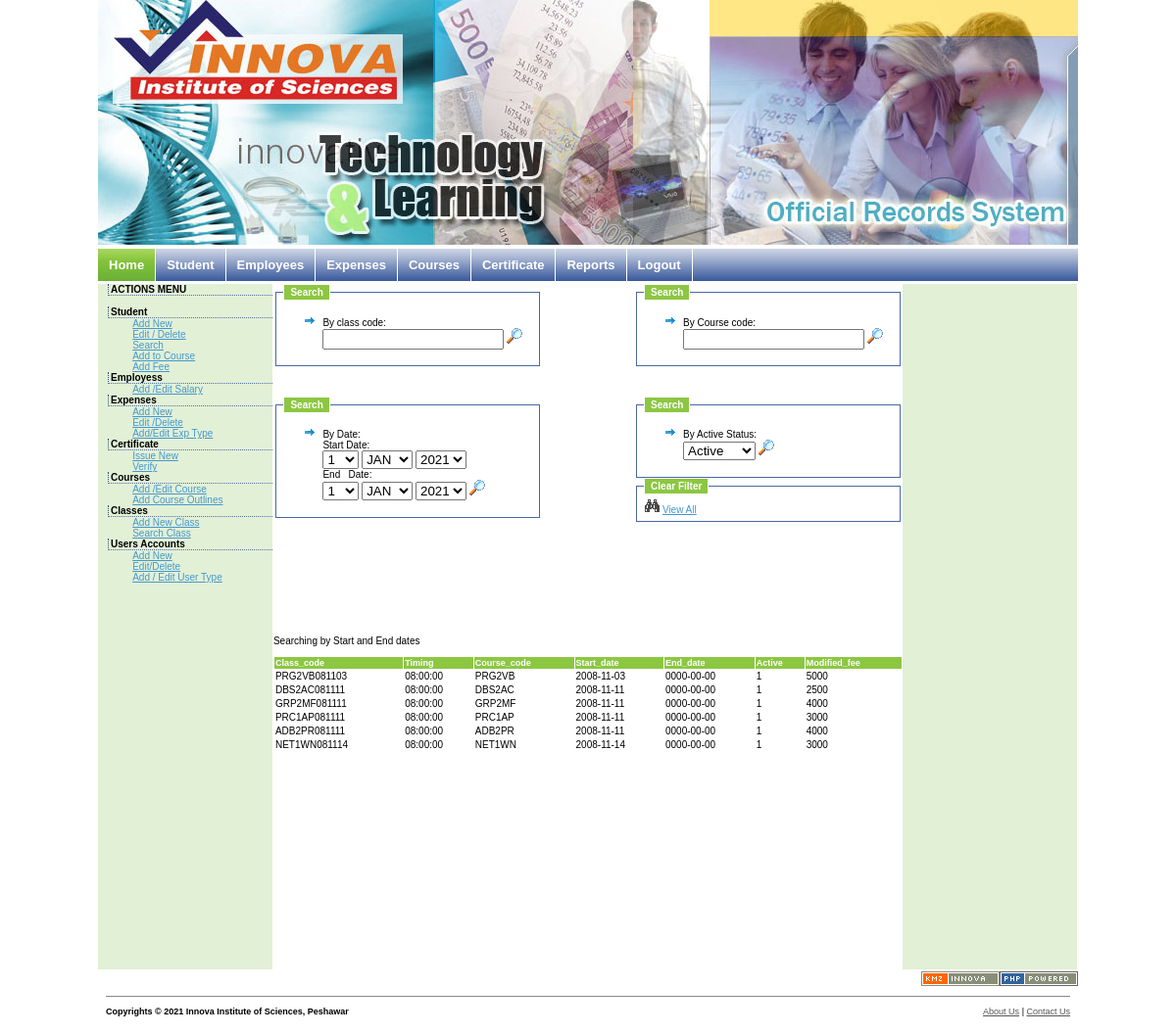
The app's page /searchclass.php with its own data.
### tables this page shows
CREATE TABLE IF NOT EXISTS `classes` (
  `class_code` varchar(20) NOT NULL default '',
  `timing` time default NULL,
  `course_code` varchar(15) default NULL,
  `start_date` date default NULL,
  `end_date` date default NULL,
  `active` int(1) default NULL,
  `modified_fee` int(11) default NULL,
  PRIMARY KEY  (`class_code`)
);

### searchclass.php (the view, shortened to what this page needs)
<?php require_once('Connections/conn.php'); ?>
<?php
$currentPage = $_SERVER["PHP_SELF"];
$Start_Date="";
$maxRows_Rs_getClassesBetweenDates = 10;
$pageNum_Rs_getClassesBetweenDates = 0;
$startRow_Rs_getClassesBetweenDates = $pageNum_Rs_getClassesBetweenDates * $maxRows_Rs_getClassesBetweenDates;
$query_Rs_getClassesBetweenDates = "SELECT * FROM classes WHERE start_date >='".$Start_Date."' AND  end_date<='".$Start_Date."' ORDER BY end_date DESC";
$query_limit_Rs_getClassesBetweenDates = sprintf("%s LIMIT %d, %d", $query_Rs_getClassesBetweenDates, $startRow_Rs_getClassesBetweenDates, $maxRows_Rs_getClassesBetweenDates);
$Rs_getClassesBetweenDates = mysql_query($query_limit_Rs_getClassesBetweenDates, $conn) or die(mysql_error());
$row_Rs_getClassesBetweenDates = mysql_fetch_assoc($Rs_getClassesBetweenDates);
if (isset($_GET['totalRows_Rs_getClassesBetweenDates'])) {
  $totalRows_Rs_getClassesBetweenDates = $_GET['totalRows_Rs_getClassesBetweenDates'];
} else {
  $all_Rs_getClassesBetweenDates = mysql_query($query_Rs_getClassesBetweenDates);
  $totalRows_Rs_getClassesBetweenDates = mysql_num_rows($all_Rs_getClassesBetweenDates);
}
$totalPages_Rs_getClassesBetweenDates = ceil($totalRows_Rs_getClassesBetweenDates/$maxRows_Rs_getClassesBetweenDates)-1;
?><!DOCTYPE html PUBLIC "-//W3C//DTD XHTML 1.0 Transitional//EN" "http://www.w3.org/TR/xhtml1/DTD/xhtml1-transitional.dtd">
<html xmlns="http://www.w3.org/1999/xhtml"><head>
	<link rel="stylesheet" type="text/css" href="gnpcss.css" media="screen" />
</head>
<body>
<div align="center">
  <table border="0" cellpadding="0" cellspacing="0" width="1000">
    <tbody><tr>
      <td class="PageTopHeader" align="left" height="180" valign="middle" width="1000"><img src="images/header_logo.jpg" width="1000" height="250" /></td>
    </tr>
    <tr>
      <td align="left" height="40" valign="middle" width="1000"><?php
				require("top_menu.php");
				?>        <br style="clear: left;" /></td>
    </tr>
    <tr>
      <td><table border="0" cellpadding="0" cellspacing="0">
          <tbody><tr>
            <td width="179" height="653" align="left" valign="top"><?php
				require("left_menu.php");
				?>
						</td>
            <td align="left" valign="top" width="652"><table border="0" cellpadding="0" cellspacing="0">
                <tbody><tr>
                  <td align="left" valign="top" width="280"><form action="<?php echo $currentPage ?>" method="get">
                    <fieldset>
                    <legend>Search</legend>
                      <ol>
                      <li>
                        <label for="name">By class code:</label>
                        <br />
                        <input id="class_code" name="class_code" class="inputText" type="text" />
                        <input name="cmdSearch" type="image" id="cmdSearch" src="images/icons/b_search.png" alt="[Search]" />
                      </li>
                      </ol>
                      </fieldset>
                  </form>                  <p class="TopicHeaderWhtTextWithBG">&nbsp;</p>                    </td>
                  <td align="left" valign="top" width="111">&nbsp;</td>
                  <td align="left" valign="top" width="280"><form action="<?php echo $currentPage ?>" method="get">
                    <fieldset>
                    <legend>Search</legend>
                      <ol>
                      <li>
                        <label for="name">By Course code:</label>
                        <br />
                        <input id="course_code" name="course_code" class="inputText" type="text" />
                        <input name="cmdSearch3" type="image" id="cmdSearch3" src="images/icons/b_search.png" alt="[Search]" />
                      </li>
                      </ol>
                      </fieldset>
                  </form></td>
                </tr>
                  <tr>
                    <td width="280" align="left" valign="top"><form action="<?php echo $currentPage ?>" method="get">
                      <fieldset>
                      <legend>Search</legend>
                        <ol>
                        <li>
                          <label for="name">By  Date:</label>
                          <br />
                          Start Date:&nbsp;<br />
                          <label>
                            <select name="start_day" class="DatePickers" id="start_day">
                              <?php
							  for ($day=1;$day<=31;$day++)
									echo "<option value=\"$day\">$day</option>";
								?>
                            </select>
                            </label>
                          <select name="start_month" class="DatePickers" id="start_month">
                            <option value="01">JAN</option>
                          </select>
                          <select name="start_year" class="DatePickers" id="start_year">
                            <?php
							  for ($year=date("Y");$year>=date("Y")-50;$year--)
									echo "<option value=\"$year\">$year</option>";
								?>
                          </select>
                          <br />
                          End&nbsp;&nbsp;&nbsp;Date:&nbsp;<br />
                          <select name="end_day" class="DatePickers" id="end_day">
                            <?php
							  for ($day=1;$day<=31;$day++)
									echo "<option value=\"$day\">$day</option>";
								?>
                          </select>
                          <select name="end_month" class="DatePickers" id="end_month">
                            <option value="01">JAN</option>
                          </select>
                          <select name="end_year" class="DatePickers" id="end_year">
                            <?php
							  for ($year=date("Y");$year>=date("Y")-50;$year--)
									echo "<option value=\"$year\">$year</option>";
								?>
                          </select>
                          <input name="cmdSearch2" type="image" id="cmdSearch2" src="images/icons/b_search.png" alt="[Search]" />
                        </li>
                        </ol>
                        </fieldset>
                    </form></td>
                    <td align="left" valign="top">&nbsp;</td>
                    <td width="280" align="left" valign="top"><form action="<?php echo $currentPage ?>" method="get">
                      <fieldset>
                      <legend>Search</legend>
                        <ol>
                        <li>
                          <label for="name">By Active Status:</label>
                          <br />
                          <select name="active" id="active">
                            <option value="1">Active</option>
                          </select>
                          <input name="cmdSearch4" type="image" id="cmdSearch4" src="images/icons/b_search.png" alt="[Search]" />
                        </li>
                        </ol>
                        </fieldset>
                    </form>
                      <form action="<?php echo $currentPage ?>" method="get">
                        <fieldset>
                        <legend>Clear Filter</legend>
                          <img src="images/icons/bs_search.gif" width="16" height="16" /> <a href="<?php echo $currentPage; ?>">View All </a>
                        </fieldset>
                      </form>
                      <br /></td>
                  </tr>
                  <tr>
                    <td width="280" align="left" valign="top">&nbsp;</td>
                    <td align="left" valign="top">&nbsp;</td>
                    <td width="280" align="left" valign="top">&nbsp;</td>
                  </tr>
              </tbody></table>
<p>&nbsp;</p>
              <p>&nbsp;</p>
              <p>&nbsp;</p>
              <p>&nbsp;</p>
              <?php if ($totalRows_Rs_getClassesBetweenDates > 0) {  ?>
                    <div>
                      <p>Searching by Start and End dates<br />
                      </p>
                      <table width="100%" border="0" cellpadding="1" cellspacing="1">
                        <tr class="tabledatakizmo">
                          <td>class_code</td>
                          <td>timing</td>
                          <td>course_code</td>
                          <td>start_date</td>
                          <td>end_date</td>
                          <td>active</td>
                          <td>modified_fee</td>
                        </tr>
                        <?php do { ?>
                          <tr>
                            <td><?php echo $row_Rs_getClassesBetweenDates['class_code']; ?></td>
                            <td><?php echo $row_Rs_getClassesBetweenDates['timing']; ?></td>
                            <td><?php echo $row_Rs_getClassesBetweenDates['course_code']; ?></td>
                            <td><?php echo $row_Rs_getClassesBetweenDates['start_date']; ?></td>
                            <td><?php echo $row_Rs_getClassesBetweenDates['end_date']; ?></td>
                            <td><?php echo $row_Rs_getClassesBetweenDates['active']; ?></td>
                            <td><?php echo $row_Rs_getClassesBetweenDates['modified_fee']; ?></td>
                          </tr>
                          <?php } while ($row_Rs_getClassesBetweenDates = mysql_fetch_assoc($Rs_getClassesBetweenDates)); ?>
                                    </table>
                      <div>
                        <div align="center">
                          <table border="0">
                            <tr>
                              <td><?php if ($pageNum_Rs_getClassesBetweenDates > 0) {  ?>
                              <?php }  ?>                              </td>
                              <td><?php if ($pageNum_Rs_getClassesBetweenDates > 0) {  ?>
                              <?php }  ?>                              </td>
                              <td><?php if ($pageNum_Rs_getClassesBetweenDates < $totalPages_Rs_getClassesBetweenDates) {  ?>
                              <?php }  ?>                              </td>
                              <td><?php if ($pageNum_Rs_getClassesBetweenDates < $totalPages_Rs_getClassesBetweenDates) {  ?>
                              <?php }  ?>                              </td>
                            </tr>
                          </table>
                        </div>
                      </div>
                      <p>&nbsp;</p>
                    </div>
                    <?php }  ?>
<p>&nbsp;</p>
              <p>&nbsp;</p></td>
            <td align="left" valign="top" width="179"><div id="leftbar">
              <div id="searchBox">
                <p>&nbsp;</p>
                </div>
              </div>              </td>
          </tr>
        </tbody></table></td>
    </tr>
    <tr>
      <td align="right" height="19"><img src="images/kmz_innova.gif" width="80" height="15" /><img src="images/php.gif" alt="PHP|Powered" height="15" width="80" /></td>
    </tr>
    <tr>
      <td><?php
				require("footer.php");
				?></td>
    </tr>
  </tbody></table>
</div>
</body>
</html>

### gnpcss.css (style rules this page uses)
#leftbar { background: #E2F0D6; float: left; width: 178px; padding: 0px; height: 700px; }
#searchBox { border-left: 10px solid #E2F0D6; border-bottom: 5px solid #E2F0D6; width: 168px; font-size: 10px; color: #000000; height: auto; }
body { margin: 0; padding: 0; text-align: center; min-width: 1000px; font-size: 10px; font-family: Verdana, Arial, Helvetica, sans-serif; list-style-image: url(images/icons/bullet_arrow.png); background-repeat: no-repeat; background-color: #FFFFFF; }
a, a:link, a:visited { color: #4498CE; text-decoration: underline; }
fieldset { border: 1px solid #4A69A5; width: auto }
legend { color: #fff; border: 1px solid #FFFFFF; padding: 2px 6px; background-color: #8CC742; font-weight: bold; }
.tabledatakizmo { font-family: Verdana, Arial, Helvetica, sans-serif; font-size: 9px; font-style: normal; font-weight: bold; color: #FFFFFF; text-transform: capitalize; background-color: #8CC742; }
img { border:0 }

### records on screen
classes: class_code "PRG2VB081103", timing "08:00:00", course_code "PRG2VB", start_date "2008-11-03", end_date "0000-00-00", active "1", modified_fee "5000"
classes: class_code "DBS2AC081111", timing "08:00:00", course_code "DBS2AC", start_date "2008-11-11", end_date "0000-00-00", active "1", modified_fee "2500"
classes: class_code "GRP2MF081111", timing "08:00:00", course_code "GRP2MF", start_date "2008-11-11", end_date "0000-00-00", active "1", modified_fee "4000"
classes: class_code "PRC1AP081111", timing "08:00:00", course_code "PRC1AP", start_date "2008-11-11", end_date "0000-00-00", active "1", modified_fee "3000"
classes: class_code "ADB2PR081111", timing "08:00:00", course_code "ADB2PR", start_date "2008-11-11", end_date "0000-00-00", active "1", modified_fee "4000"
classes: class_code "NET1WN081114", timing "08:00:00", course_code "NET1WN", start_date "2008-11-14", end_date "0000-00-00", active "1", modified_fee "3000"

### other values on screen
form field start_day "1"
form field start_year "2021"
form field end_day "1"
form field end_year "2021"
